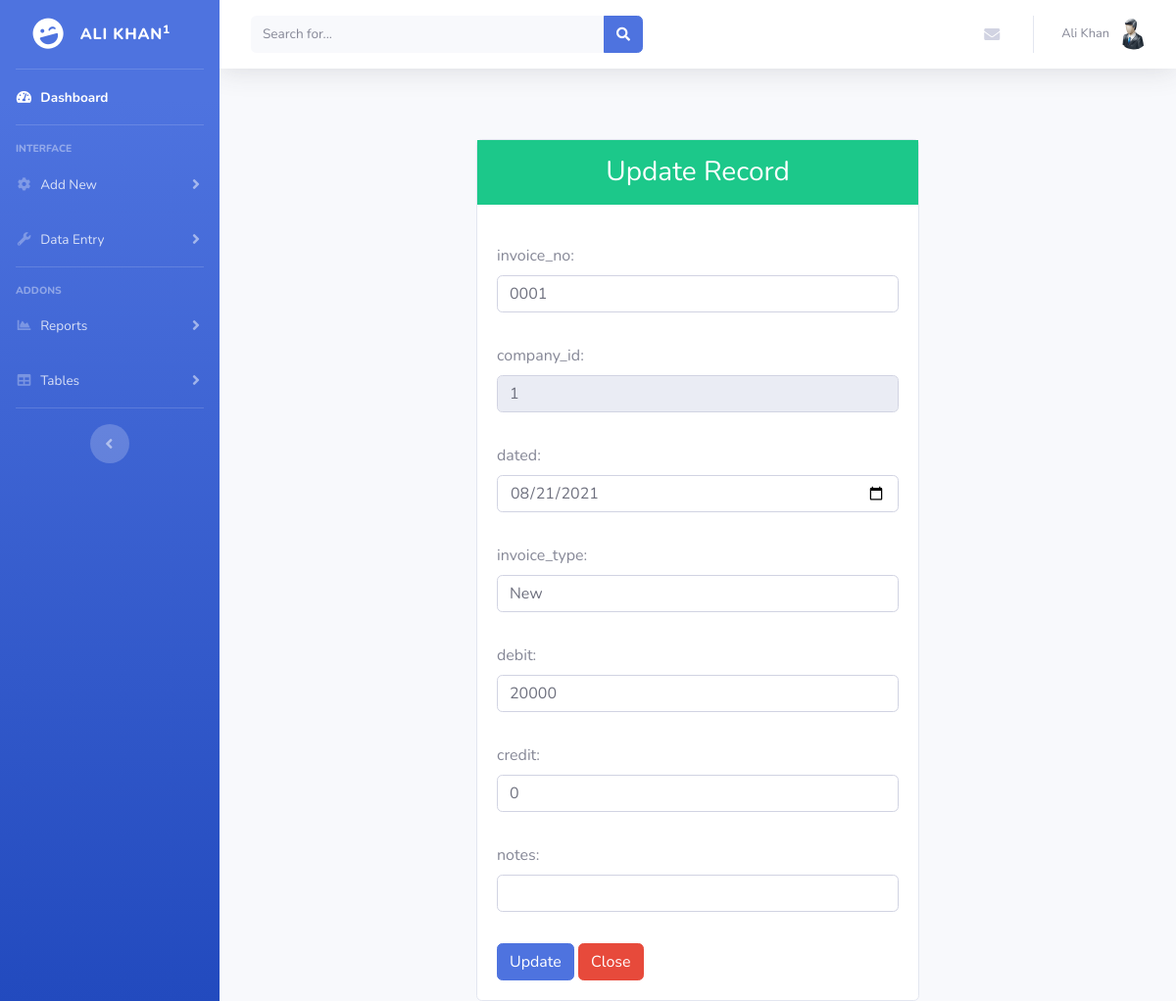
Screenshot of /edit.php?edit=32 (signed in) with the database file from the repository.
### tables this page shows
CREATE TABLE `users` (
  `id` int(11) NOT NULL,
  `username` varchar(255) NOT NULL,
  `password` varchar(255) NOT NULL,
  `firstname` varchar(25) NOT NULL,
  `lastname` varchar(25) NOT NULL,
  `ucompany` varchar(50) NOT NULL,
  `role` varchar(10) NOT NULL,
  `status` int(11) NOT NULL DEFAULT '1'
);

CREATE TABLE `invoices` (
  `id` int(11) NOT NULL,
  `invoice_no` varchar(25) NOT NULL,
  `company_id` int(11) NOT NULL,
  `dated` date NOT NULL,
  `invoice_type` varchar(10) NOT NULL,
  `debit` int(11) NOT NULL,
  `credit` int(11) NOT NULL,
  `file` varchar(255) NOT NULL,
  `notes` varchar(255) NOT NULL,
  `user_id` int(11) NOT NULL
);

### edit.php (the view, shortened to what this page needs)
<?php
    require_once("header.php");
    $id = $_GET['edit'];
    $query = " SELECT * from invoices WHERE id='".$id."'";
    $result = mysqli_query($conn,$query);
    while($row=mysqli_fetch_assoc($result))
    {
            $invoice_no = $row['invoice_no'];
            $company_id = $row['company_id'];
            $dated = $row['dated'];
            $invoice_type = $row['invoice_type'];
            $debit = $row['debit'];
            $credit = $row['credit'];
            $notes = $row['notes'];
    }
?>
<body class="bg-dark">
        <div class="container">
            <div class="row">
                <div class="col-lg-6 m-auto">
                    <div class="card mt-5">
                        <div class="card-title">
                            <h3 class="bg-success text-white text-center py-3"> Update Record</h3>
                        </div>
                        <div class="card-body">
                            <form action="updatedata.php" method="POST">
                                <label>invoice_no:</label><br />
                                <input type="text" class="form-control mb-2" name="invoice_no" value="<?php echo $invoice_no ?>"><br />
                                <label>company_id:</label><br />
                                <input type="text" class="form-control mb-2" name="company_id" value="<?php echo $company_id ?>" readonly><br />
                                <label>dated:</label><br />
                                <input type="date" class="form-control mb-2" name="dated" value="<?php echo $dated ?>"><br />
                                <label>invoice_type:</label><br />
                                <input type="text" class="form-control mb-2" name="invoice_type" value="<?php echo $invoice_type ?>"><br />
                                <label>debit:</label><br />
                                <input type="text" class="form-control mb-2" name="debit" value="<?php echo $debit ?>"><br />
                                <label>credit:</label><br />
                                <input type="text" class="form-control mb-2" name="credit" value="<?php echo $credit ?>"><br />
                                <label>notes:</label><br />
                                <input type="text" class="form-control mb-2" name="notes" value="<?php echo $notes ?>"><br />
                                <button type="submit" class="btn btn-primary" name="update">Update</button>
                                <button type="close" class="btn btn-danger" name="close">Close</button>
                            </form>
                        </div>
                    </div>
                </div>
            </div>
        </div>
</body>

### header.php (shortened to what this page needs)
<?php include ('db.php');
$user_id=$_SESSION['id'];
?>
<?php
      $sql = "SELECT * FROM users WHERE id=$user_id";
             if ($result = mysqli_query($conn,$sql)){
                  $row = mysqli_fetch_array($result);
                  $id=$row['id'];
                  $firstname=$row['firstname'];
                  $lastname=$row['lastname'];
                  $ucompany=$row['ucompany'];
            }?>
<!DOCTYPE html>
<html lang="en">
<head>
  <link href="vendor/fontawesome-free/css/all.min.css" rel="stylesheet" type="text/css">
  <link href="css/sb-admin-2.min.css" rel="stylesheet">
  <link href="style.css" rel="stylesheet">
  <link rel="stylesheet" href="https://cdn.datatables.net/1.10.21/css/jquery.dataTables.min.css" />
</head>
<body id="page-top">
  <div id="wrapper">
    <ul class="navbar-nav bg-gradient-primary sidebar sidebar-dark accordion" id="accordionSidebar">
      <a class="sidebar-brand d-flex align-items-center justify-content-center" href="home.php">
        <div class="sidebar-brand-icon rotate-n-15">
          <i class="fas fa-laugh-wink"></i>
        </div>
        <div class="sidebar-brand-text mx-3"><?php echo $ucompany; ?><sup><?php echo $id; ?></sup></div>
      </a>
      <hr class="sidebar-divider my-0">
      <li class="nav-item active">
        <a class="nav-link" href="home.php">
          <i class="fas fa-fw fa-tachometer-alt"></i>
          <span>Dashboard</span></a>
      </li>
      <hr class="sidebar-divider">
      <div class="sidebar-heading">
        Interface
      </div>
      <li class="nav-item">
        <a class="nav-link collapsed" href="#" data-toggle="collapse" data-target="#collapseTwo" aria-expanded="true" aria-controls="collapseTwo">
          <i class="fas fa-fw fa-cog"></i>
          <span>Add New</span>
        </a>
      </li>
      <li class="nav-item">
        <a class="nav-link collapsed" href="#" data-toggle="collapse" data-target="#collapseUtilities" aria-expanded="true" aria-controls="collapseUtilities">
          <i class="fas fa-fw fa-wrench"></i>
          <span>Data Entry</span>
        </a>
      </li>
      <hr class="sidebar-divider">
      <div class="sidebar-heading">
        Addons
      </div>
      <li class="nav-item">
        <a class="nav-link collapsed" href="#" data-toggle="collapse" data-target="#collapsePages" aria-expanded="true" aria-controls="collapsePages">
          <i class="fas fa-fw fa-chart-area"></i>
          <span>Reports</span>
        </a>
      </li>
      <li class="nav-item">
        <a class="nav-link collapsed" href="#" data-toggle="collapse" data-target="#collapseTables" aria-expanded="true" aria-controls="collapseTables">
          <i class="fas fa-fw fa-table"></i>
          <span>Tables</span>
        </a>
      </li>
      <hr class="sidebar-divider d-none d-md-block">
      <div class="text-center d-none d-md-inline">
        <button class="rounded-circle border-0" id="sidebarToggle"></button>
      </div>
    </ul>
    <div id="content-wrapper" class="d-flex flex-column">
      <div id="content">
        <nav class="navbar navbar-expand navbar-light bg-white topbar mb-4 static-top shadow">
          <form class="d-none d-sm-inline-block form-inline mr-auto ml-md-3 my-2 my-md-0 mw-100 navbar-search">
            <div class="input-group">
              <input type="text" class="form-control bg-light border-0 small" placeholder="Search for..." aria-label="Search" aria-describedby="basic-addon2">
              <div class="input-group-append">
                <button class="btn btn-primary" type="button">
                  <i class="fas fa-search fa-sm"></i>
                </button>
              </div>
            </div>
          </form>
          <ul class="navbar-nav ml-auto">
            <li class="nav-item dropdown no-arrow mx-1">
              <a class="nav-link dropdown-toggle" href="#" id="messagesDropdown" role="button" data-toggle="dropdown" aria-haspopup="true" aria-expanded="false">
                <i class="fas fa-envelope fa-fw"></i>
              </a>
            </li>
            <li class="nav-item dropdown no-arrow">
              <a class="nav-link dropdown-toggle" href="#" id="userDropdown" role="button" data-toggle="dropdown" aria-haspopup="true" aria-expanded="false">
                <span class="mr-2 d-none d-lg-inline text-gray-600 small"><?php echo $firstname.' '.$lastname ?></span>
                <img class="img-profile rounded-circle" src="img/user.png">
              </a>
            </li>
          </ul>
        </nav>

### rows the page displays
users: ucompany "ALI KHAN", id "1", firstname "Ali", lastname "Khan"
invoices: invoice_no "0001", company_id "1", dated "08/21/2021", invoice_type "New", debit "20000", credit "0"
